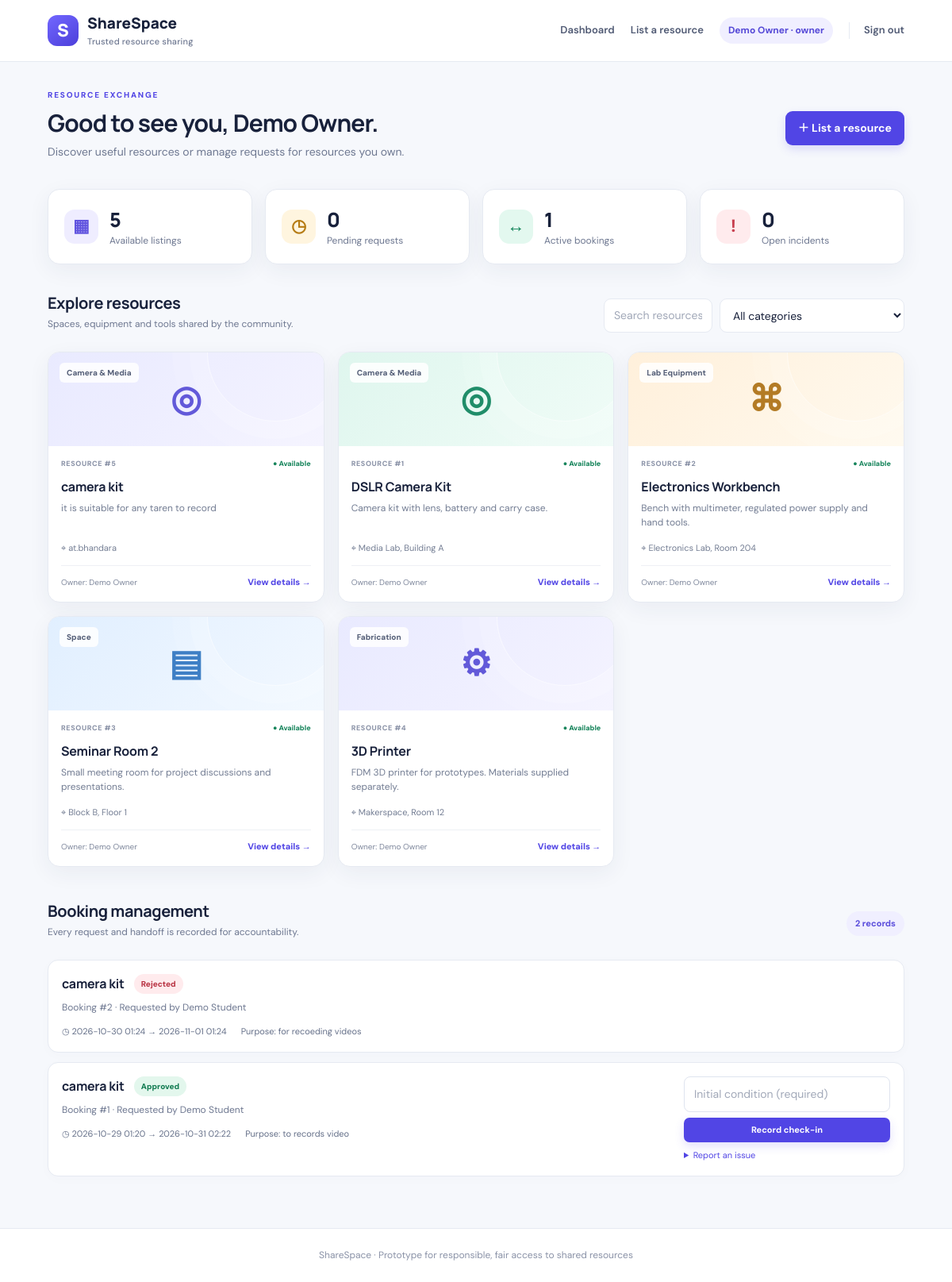
The app's page /dashboard (signed in) with its own data.
### tables this page shows
CREATE TABLE users(
      id INTEGER PRIMARY KEY AUTOINCREMENT, name TEXT NOT NULL, email TEXT UNIQUE NOT NULL,
      password TEXT NOT NULL, role TEXT NOT NULL DEFAULT 'user', verified INTEGER NOT NULL DEFAULT 0,
      created_at TEXT NOT NULL
    );

CREATE TABLE resources(
      id INTEGER PRIMARY KEY AUTOINCREMENT, owner_id INTEGER NOT NULL REFERENCES users(id),
      name TEXT NOT NULL, category TEXT NOT NULL, description TEXT NOT NULL, location TEXT NOT NULL,
      available_from TEXT NOT NULL, available_to TEXT NOT NULL, requirements TEXT DEFAULT '',
      rules TEXT DEFAULT '', deposit REAL DEFAULT 0, status TEXT NOT NULL DEFAULT 'active',
      created_at TEXT NOT NULL
    );

CREATE TABLE bookings(
      id INTEGER PRIMARY KEY AUTOINCREMENT, resource_id INTEGER NOT NULL REFERENCES resources(id),
      user_id INTEGER NOT NULL REFERENCES users(id), start_at TEXT NOT NULL, end_at TEXT NOT NULL,
      purpose TEXT NOT NULL, status TEXT NOT NULL DEFAULT 'pending', owner_note TEXT DEFAULT '',
      initial_condition TEXT DEFAULT '', final_condition TEXT DEFAULT '', checked_in_at TEXT DEFAULT '',
      checked_out_at TEXT DEFAULT '', created_at TEXT NOT NULL
    );

### app.py (the view)
@app.route("/dashboard")
@login_required
def dashboard():
    db = get_db()
    resources = db.execute("""SELECT r.*, u.name owner_name FROM resources r JOIN users u ON u.id=r.owner_id
       WHERE r.status='active' ORDER BY r.created_at DESC""").fetchall()
    user_id = session["user_id"]
    if session["role"] in ("owner","manager","admin"):
        bookings = db.execute("""SELECT b.*, r.name resource_name, u.name user_name, r.owner_id
          FROM bookings b JOIN resources r ON r.id=b.resource_id JOIN users u ON u.id=b.user_id
          WHERE r.owner_id=? OR ? IN ('manager','admin') ORDER BY b.created_at DESC""",
          (user_id,session["role"])).fetchall()
    else:
        bookings = db.execute("""SELECT b.*, r.name resource_name, u.name user_name, r.owner_id
          FROM bookings b JOIN resources r ON r.id=b.resource_id JOIN users u ON u.id=b.user_id
          WHERE b.user_id=? ORDER BY b.created_at DESC""",(user_id,)).fetchall()
    stats = {
      "resources": db.execute("SELECT COUNT(*) FROM resources WHERE status='active'").fetchone()[0],
      "pending": db.execute("SELECT COUNT(*) FROM bookings WHERE status='pending'").fetchone()[0],
      "active": db.execute("SELECT COUNT(*) FROM bookings WHERE status IN ('approved','checked_in')").fetchone()[0],
      "incidents": db.execute("SELECT COUNT(*) FROM incidents WHERE status='open'").fetchone()[0]
    }
    return render_template("dashboard.html", resources=resources, bookings=bookings, stats=stats)

### app.py (called while the page is built)
def get_db():
    if "db" not in g:
        g.db = sqlite3.connect(DB_PATH)
        g.db.row_factory = sqlite3.Row
        g.db.execute("PRAGMA foreign_keys = ON")
    return g.db

def login_required(fn):
    @wraps(fn)
    def wrapper(*args, **kwargs):
        if not session.get("user_id"):
            flash("Please sign in to continue.", "warning")
            return redirect(url_for("login"))
        return fn(*args, **kwargs)
    return wrapper

@app.context_processor
def inject_user():
    return {"current_user": session.get("name"), "current_role": session.get("role")}

### templates/dashboard.html (shortened to what this page needs)
{% extends "base.html" %}{% block title %}Dashboard · ShareSpace{% endblock %}
{% block content %}
<section class="welcome-row"><div><div class="eyebrow">RESOURCE EXCHANGE</div><h1>Good to see you, {{ current_user }}.</h1><p class="muted">Discover useful resources or manage requests for resources you own.</p></div>{% if current_role in ['owner','manager','admin'] %}<a class="btn primary" href="{{ url_for('new_resource') }}">＋ List a resource</a>{% endif %}</section>
<section class="stats-grid"><div class="stat-card"><span class="stat-icon purple">▦</span><div><strong>{{ stats.resources }}</strong><span>Available listings</span></div></div><div class="stat-card"><span class="stat-icon amber">◷</span><div><strong>{{ stats.pending }}</strong><span>Pending requests</span></div></div><div class="stat-card"><span class="stat-icon green">↔</span><div><strong>{{ stats.active }}</strong><span>Active bookings</span></div></div><div class="stat-card"><span class="stat-icon red">!</span><div><strong>{{ stats.incidents }}</strong><span>Open incidents</span></div></div></section>
<section class="section-heading"><div><h2>Explore resources</h2><p class="muted">Spaces, equipment and tools shared by the community.</p></div><div class="search-tools"><input id="resourceSearch" placeholder="Search resources…" aria-label="Search resources"><select id="categoryFilter" aria-label="Filter category"><option value="">All categories</option><option>Lab Equipment</option><option>Camera & Media</option><option>Space</option><option>Fabrication</option><option>Computers</option><option>Other</option></select></div></section>
<div class="resource-grid" id="resourceGrid">
{% for r in resources %}<article class="resource-card" data-name="{{ (r.name ~ ' ' ~ r.category ~ ' ' ~ r.location)|lower }}" data-category="{{ r.category }}">
 <div class="resource-art art-{{ loop.index0 % 4 }}"><span class="resource-symbol">{% if r.category == 'Space' %}▤{% elif r.category == 'Camera & Media' %}◎{% elif r.category == 'Fabrication' %}⚙{% else %}⌘{% endif %}</span><span class="category-tag">{{ r.category }}</span></div>
 <div class="resource-body"><div class="resource-meta"><span>RESOURCE #{{ r.id }}</span><span class="status-dot">● Available</span></div><h3>{{ r.name }}</h3><p>{{ r.description }}</p><div class="location">⌖ {{ r.location }}</div><div class="resource-footer"><span class="owner-label">Owner: {{ r.owner_name }}</span><a class="text-link" href="{{ url_for('resource_detail',resource_id=r.id) }}">View details →</a></div></div>
</article>{% else %}<div class="empty-state">No resources listed yet.</div>{% endfor %}
</div><p id="noResults" class="empty-state hidden">No resources match your search. Try another keyword or category.</p>
<section class="section-heading booking-heading"><div><h2>{% if current_role in ['owner','manager','admin'] %}Booking management{% else %}My booking requests{% endif %}</h2><p class="muted">Every request and handoff is recorded for accountability.</p></div><span class="pill">{{ bookings|length }} records</span></section>
<div class="booking-list">
{% for b in bookings %}<article class="booking-card"><div class="booking-main"><div class="booking-title-row"><h3>{{ b.resource_name }}</h3><span class="status status-{{ b.status|replace('_','-') }}">{{ b.status|replace('_',' ')|title }}</span></div><p class="muted small">Booking #{{ b.id }} · Requested by {{ b.user_name }}</p><div class="booking-facts"><span>◷ {{ b.start_at|replace('T',' ') }} → {{ b.end_at|replace('T',' ') }}</span><span>Purpose: {{ b.purpose }}</span></div>{% if b.owner_note %}<p class="note-box">Owner note: {{ b.owner_note }}</p>{% endif %}
{% if b.initial_condition %}<p class="condition-line"><b>Initial condition:</b> {{ b.initial_condition }}</p>{% endif %}{% if b.final_condition %}<p class="condition-line"><b>Final condition:</b> {{ b.final_condition }}</p>{% endif %}</div>
<div class="booking-actions">
{% if b.status == 'approved' %}<form method="post" action="{{ url_for('checkin',booking_id=b.id) }}" class="action-form"><input name="condition" placeholder="Initial condition (required)" required><button class="btn small-btn primary">Record check-in</button></form>{% endif %}
{% if b.status in ['approved','checked_in','returned'] %}<details class="incident-details"><summary>Report an issue</summary></details>{% endif %}
</div></article>{% else %}<div class="empty-state">No booking records yet. Open a resource to make your first request.</div>{% endfor %}
</div>
{% endblock %}

### templates/base.html (shortened to what this page needs)
<!doctype html>
<html lang="en">
<head>
  <link rel="stylesheet" href="{{ url_for('static', filename='style.css') }}">
</head>
<body>
<header class="topbar">
  <a class="brand" href="{{ url_for('dashboard') if current_user else url_for('login') }}"><span class="brand-mark">S</span><span>ShareSpace<small>Trusted resource sharing</small></span></a>
  {% if current_user %}
  <nav><a href="{{ url_for('dashboard') }}">Dashboard</a>{% if current_role in ['owner','manager','admin'] %}<a href="{{ url_for('new_resource') }}">List a resource</a>{% endif %}{% if current_role in ['manager','admin'] %}<a href="{{ url_for('admin') }}">Admin & audit</a>{% endif %}<span class="user-chip">{{ current_user }} · {{ current_role }}</span><a class="nav-logout" href="{{ url_for('logout') }}">Sign out</a></nav>
  {% endif %}
</header>
<main class="page">
  {% block content %}{% endblock %}
</main>
<footer>ShareSpace · Prototype for responsible, fair access to shared resources</footer>
</body></html>

### records on screen
users: name "Demo Owner", role "owner"
resources: category "Camera & Media", id "5", name "camera kit", description "it is suitable for any taren to record", location "at.bhandara", owner_name "Demo Owner"
resources: category "Camera & Media", id "1", name "DSLR Camera Kit", description "Camera kit with lens, battery and carry case.", location "Media Lab, Building A", owner_name "Demo Owner"
resources: category "Lab Equipment", id "2", name "Electronics Workbench", description "Bench with multimeter, regulated power supply and hand tools.", location "Electronics Lab, Room 204", owner_name "Demo Owner"
resources: category "Space", id "3", name "Seminar Room 2", description "Small meeting room for project discussions and presentations.", location "Block B, Floor 1", owner_name "Demo Owner"
resources: category "Fabrication", id "4", name "3D Printer", description "FDM 3D printer for prototypes. Materials supplied separately.", location "Makerspace, Room 12", owner_name "Demo Owner"
bookings: resource_name "camera kit", status "Rejected", id "2", user_name "Demo Student", start_at "2026-10-30 01:24", end_at "2026-11-01 01:24", purpose "for recoeding videos"
bookings: resource_name "camera kit", status "Approved", id "1", user_name "Demo Student", start_at "2026-10-29 01:20", end_at "2026-10-31 02:22", purpose "to records video"

### other values on screen
{{ stats.resources }} "5"
{{ stats.pending }} "0"
{{ stats.active }} "1"
{{ stats.incidents }} "0"
{{ bookings|length }} "2"
